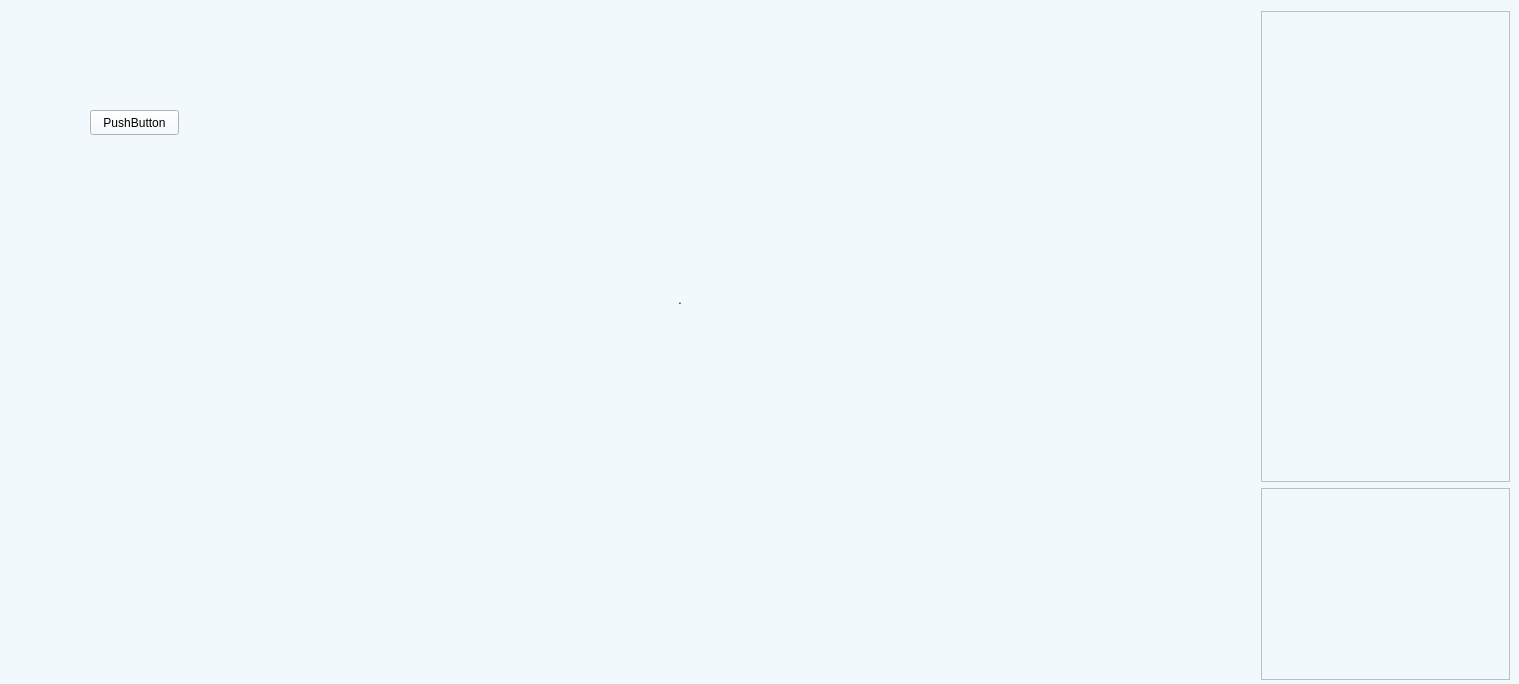
<?xml version="1.0" encoding="UTF-8"?>
<ui version="4.0">
 <class>MainWindow</class>
 <widget class="QMainWindow" name="MainWindow">
  <property name="windowModality">
   <enum>Qt::ApplicationModal</enum>
  </property>
  <property name="geometry">
   <rect>
    <x>0</x>
    <y>0</y>
    <width>1519</width>
    <height>684</height>
   </rect>
  </property>
  <property name="windowTitle">
   <string>Dining Philosophers Visualisation</string>
  </property>
  <property name="autoFillBackground">
   <bool>false</bool>
  </property>
  <property name="styleSheet">
   <string notr="true">background-color:#F2F9FC</string>
  </property>
  <widget class="QWidget" name="centralWidget">
   <widget class="QLabel" name="table">
    <property name="geometry">
     <rect>
      <x>480</x>
      <y>90</y>
      <width>411</width>
      <height>431</height>
     </rect>
    </property>
    <property name="text">
     <string/>
    </property>
    <property name="pixmap">
     <pixmap resource="resources.qrc">:/assets/assets/table.png</pixmap>
    </property>
   </widget>
   <widget class="QLabel" name="centerPoint">
    <property name="geometry">
     <rect>
      <x>670</x>
      <y>290</y>
      <width>20</width>
      <height>20</height>
     </rect>
    </property>
    <property name="styleSheet">
     <string notr="true">background: none
</string>
    </property>
    <property name="text">
     <string>.</string>
    </property>
    <property name="alignment">
     <set>Qt::AlignCenter</set>
    </property>
   </widget>
   <widget class="QPushButton" name="pushButton">
    <property name="geometry">
     <rect>
      <x>90</x>
      <y>110</y>
      <width>89</width>
      <height>25</height>
     </rect>
    </property>
    <property name="text">
     <string>PushButton</string>
    </property>
   </widget>
   <widget class="QWidget" name="verticalLayoutWidget">
    <property name="geometry">
     <rect>
      <x>1250</x>
      <y>0</y>
      <width>271</width>
      <height>691</height>
     </rect>
    </property>
    <layout class="QVBoxLayout" name="verticalLayout_2">
     <item>
      <widget class="QTextBrowser" name="philosopherInfoLabel"/>
     </item>
     <item>
      <widget class="QTextBrowser" name="forkInfoLabel">
       <property name="sizePolicy">
        <sizepolicy hsizetype="Expanding" vsizetype="Fixed">
         <horstretch>0</horstretch>
         <verstretch>0</verstretch>
        </sizepolicy>
       </property>
      </widget>
     </item>
    </layout>
   </widget>
  </widget>
 </widget>
 <layoutdefault spacing="6" margin="11"/>
 <resources>
  <include location="resources.qrc"/>
 </resources>
 <connections/>
</ui>
